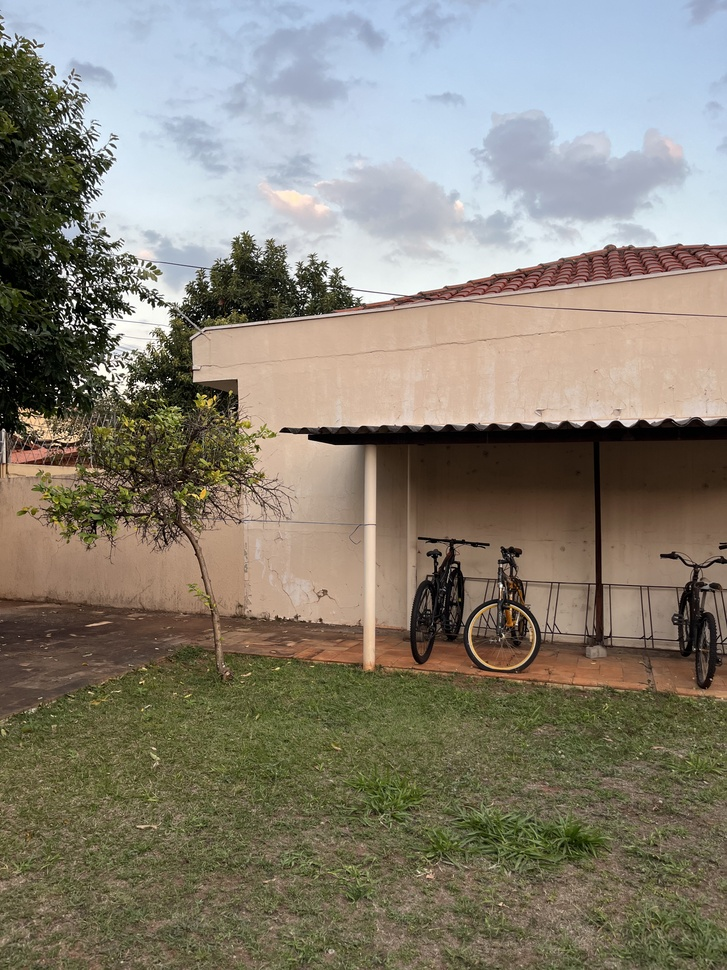
#> input picture T1_Panoramas/2.jpg, 727 x 970 px, shrunk from 3024 x 4032 before the run
$ python etapa3.py
#> lines starting #> are read from the running program, lines starting #| are printed output that depends on the picture
import cv2
import matplotlib.pyplot as plt
import numpy as np

# Etapa 3 ainda em fase de testes.

# Carregar as imagens
img1 = cv2.imread('1.jpg')
img2 = cv2.imread('2.jpg')
#> img2 is the input picture: shape (970, 727, 3); mean B, G, R 115.9, 128.9, 134.6
img3 = cv2.imread('3.jpg')
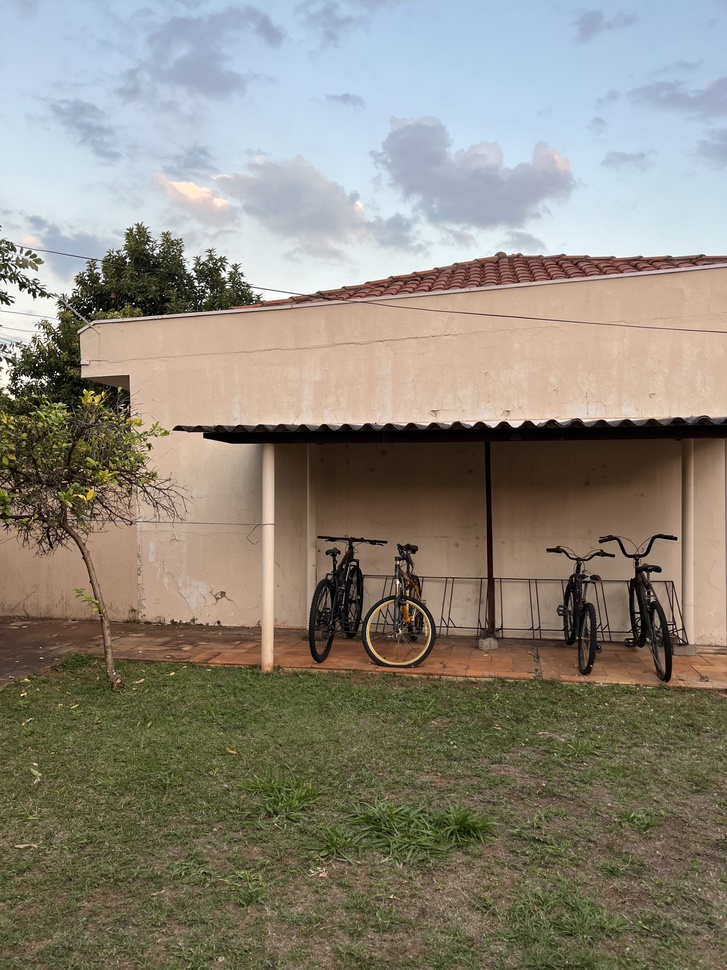
#> input picture T1_Panoramas/3.jpg, 727 x 970 px, shrunk from 3024 x 4032 before the run
#> img3 is the input picture: shape (970, 727, 3); mean B, G, R 122.7, 134.7, 140.2
img4 = cv2.imread('4.jpg')
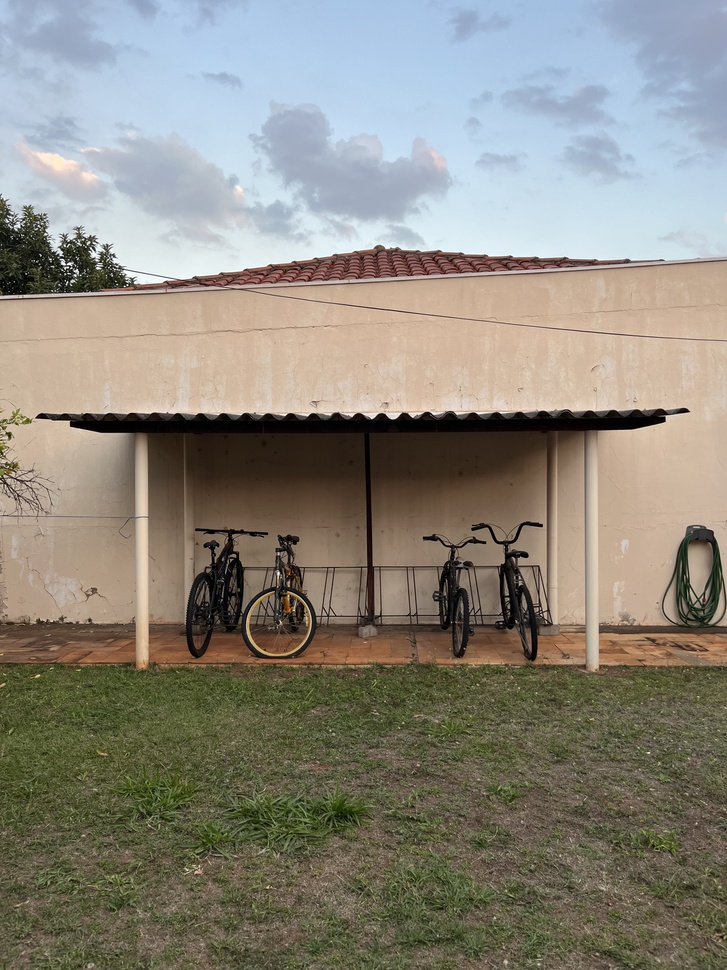
#> input picture T1_Panoramas/4.jpg, 727 x 970 px, shrunk from 3024 x 4032 before the run
#> img4 is the input picture: shape (970, 727, 3); mean B, G, R 125, 135.6, 139.7
img5 = cv2.imread('5.jpg')
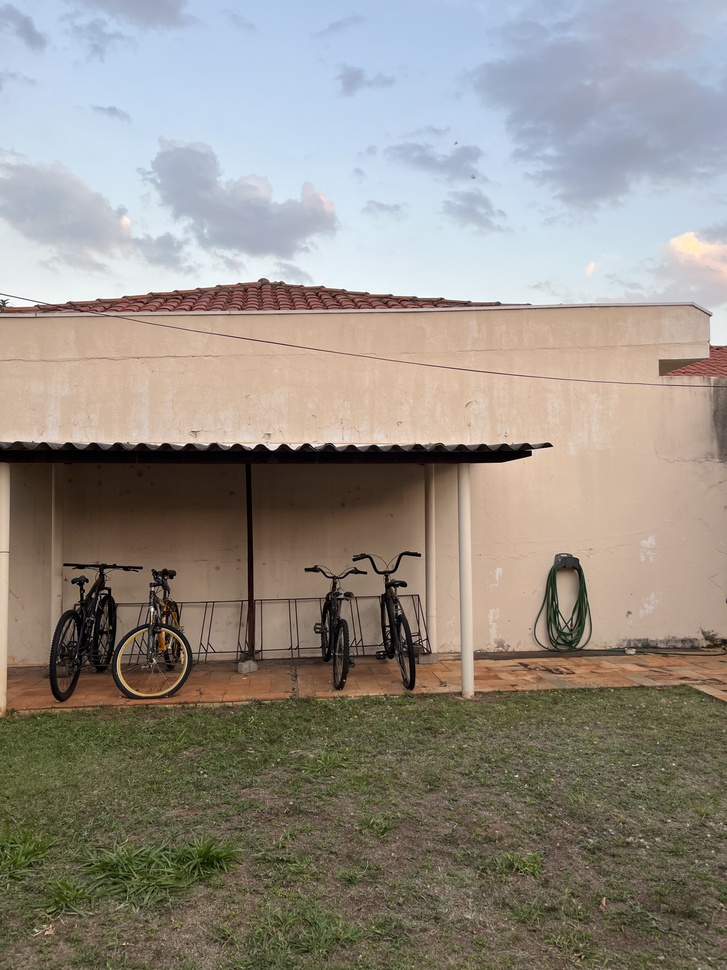
#> input picture T1_Panoramas/5.jpg, 727 x 970 px, shrunk from 3024 x 4032 before the run
#> img5 is the input picture: shape (970, 727, 3); mean B, G, R 133.3, 141.9, 148.1
img6 = cv2.imread('6.jpg')
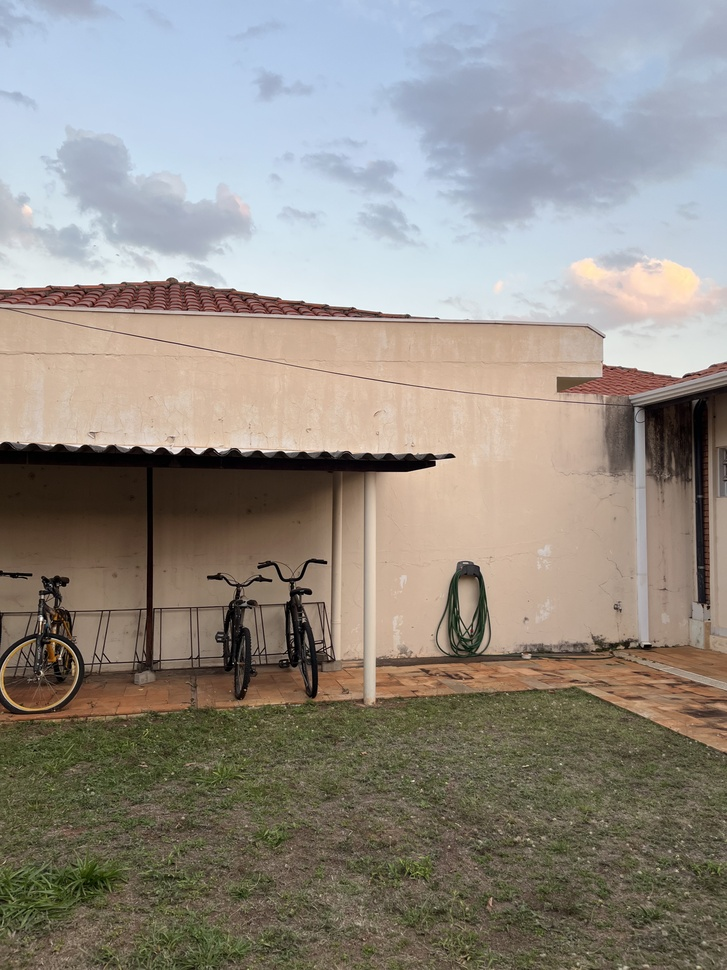
#> input picture T1_Panoramas/6.jpg, 727 x 970 px, shrunk from 3024 x 4032 before the run
#> img6 is the input picture: shape (970, 727, 3); mean B, G, R 133.2, 141, 146.9
img7 = cv2.imread('7.jpg')
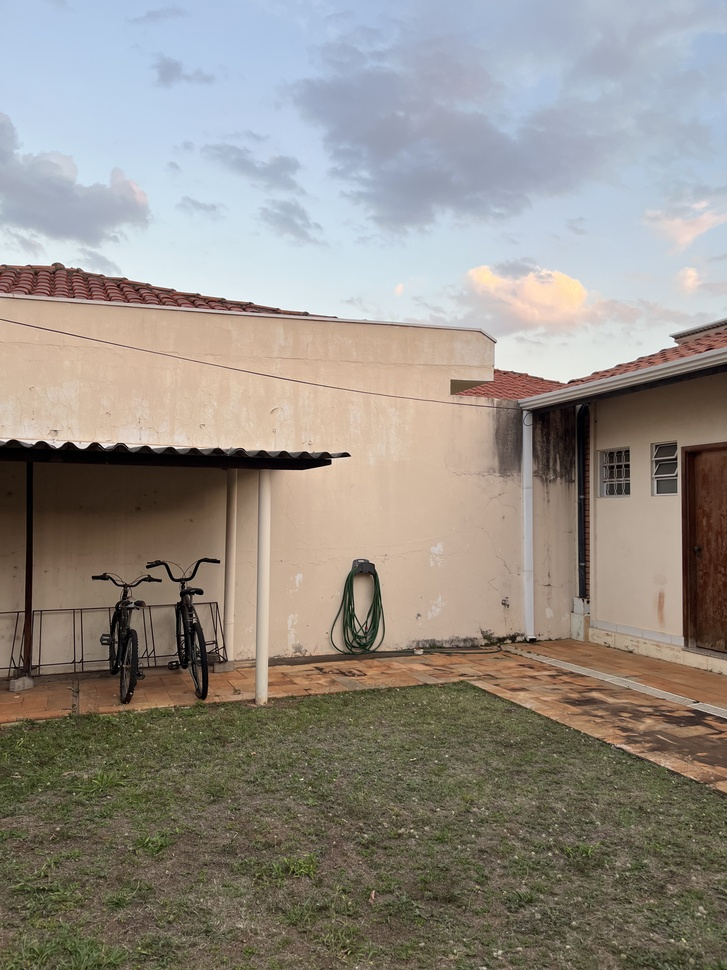
#> input picture T1_Panoramas/7.jpg, 727 x 970 px, shrunk from 3024 x 4032 before the run
#> img7 is the input picture: shape (970, 727, 3); mean B, G, R 133.7, 141.2, 147.2
img8 = cv2.imread('8.jpg')

# Converter para escala de cinza para melhor performance
#> (the run stopped early here; a loop or call above may not have finished)
